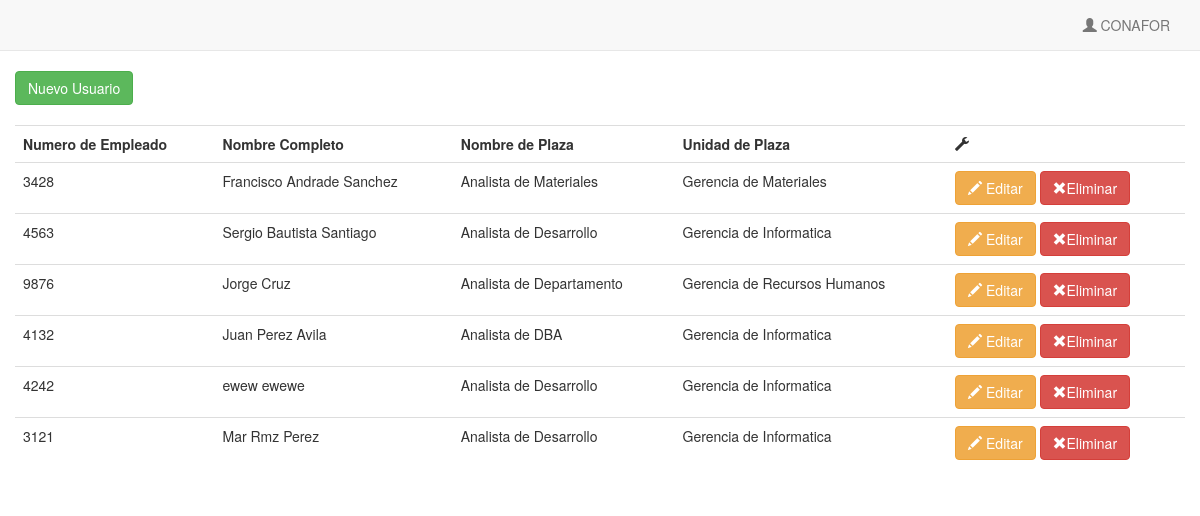
The page /listar.php (signed in) on the database its author committed.
### tables this page shows
CREATE TABLE `empleados` (
  `id` int(11) NOT NULL,
  `numero_empleado` int(11) NOT NULL,
  `nombre` varchar(30) NOT NULL,
  `apellido1` varchar(30) NOT NULL,
  `apellido2` varchar(30) DEFAULT NULL,
  `plaza` int(11) DEFAULT NULL,
  `activo` int(11) DEFAULT NULL
);

CREATE TABLE `plazas` (
  `id` int(11) NOT NULL,
  `nombre_plaza` varchar(100) NOT NULL,
  `unidad_administrativa` varchar(100) NOT NULL,
  `activo` int(11) DEFAULT NULL
);

### listar.php (the view, shortened to what this page needs)
<?php
	if(isset($_SESSION['nombreusu']))
	{
?>
<!DOCTYPE html>
<html lang="en">
<head>
	<link rel="stylesheet" href="css/bootstrap.min.css">
	<link rel="stylesheet" href="css/estilos.css">
</head>
<body>
	<header>
		<nav class="navbar navbar-default navbar-static-top" role="navigation">
			<div class="container">
				<div class="navbar-header">
					<a href="#" class="navbar-brand"> </a>
				</div>
				<div class="collapse navbar-collapse" id="navegacion-fm">
					<ul class="nav navbar-nav navbar-right">
						<?php
							 echo "<li><a href='#'><span class='glyphicon glyphicon-user'></span> ".$_SESSION['nombreusu']."</a></li>";
						?>
				    </ul>
				</div>
			</div>
		</nav>
	</header>
	<div class="container">
		<div class="row">
			<a class="btn btn-success" data-toggle="modal" data-target="#nuevoUsu">Nuevo Usuario</a><br><br>
			<table class='table'>
				<tr>
					<th>Numero de Empleado</th><th>Nombre Completo</th><th>Nombre de Plaza</th><th>Unidad de Plaza</th><th><span class="glyphicon glyphicon-wrench"></span></th>
				</tr>
<?php
			$mysqli = new mysqli("localhost", "root", "", "prueba");
			$consulta= ("SELECT numero_empleado, concat_ws (' ',nombre ,apellido1, apellido2) as nomc,
						plazas.nombre_plaza, plazas.unidad_administrativa FROM empleados
						inner join plazas where plazas.id=empleados.plaza && empleados.activo!=0  	");
			if ($resultado = $mysqli->query($consulta))
			{
				while ($fila = $resultado->fetch_row())
				{
					echo "<tr>";
					echo "<td>$fila[0]</td><td>$fila[1]</td><td>$fila[2]</td><td>$fila[3]</td>";
					echo"<td>";
					echo "<a data-toggle='modal' data-target='#editUsu'
						data-numero_empleado ='" .$fila[0] ."'
						data-nomc='" .$fila[1] ."'
						data-nombre_plaza='" .$fila[2] ."'
						data-unidad_administrativa ='" .$fila[3] ."'
				    	class='btn btn-warning'><span class='glyphicon glyphicon-pencil'></span> Editar</a> ";
					echo "<a class='btn btn-danger' href='elimina.php?id=" .$fila[0] ."'><span class='glyphicon glyphicon-remove'></span>Eliminar</a>";
					echo "</td>";
					echo "</tr>";
				}
			}
?>
</table>
	</div>
	</div>
</body>
</html>
<?php
	}
	else
	{
		?>
		 <META HTTP-EQUIV="Refresh" CONTENT="0; URL=index.php">
		 <?php
	}
?>

### css/estilos.css (style rules this page uses)
header { background: #2C3E50; color: #FFF; }

### rows shown on the page
empleados: numero_empleado "3428", fila "Francisco Andrade Sanchez", plazas.nombre_plaza "Analista de Materiales", plazas.unidad_administrativa "Gerencia de Materiales"
empleados: numero_empleado "4563", fila "Sergio Bautista Santiago", plazas.nombre_plaza "Analista de Desarrollo", plazas.unidad_administrativa "Gerencia de Informatica"
empleados: numero_empleado "9876", fila "Jorge Cruz", plazas.nombre_plaza "Analista de Departamento", plazas.unidad_administrativa "Gerencia de Recursos Humanos"
empleados: numero_empleado "4132", fila "Juan Perez Avila", plazas.nombre_plaza "Analista de DBA", plazas.unidad_administrativa "Gerencia de Informatica"
empleados: numero_empleado "4242", fila "ewew ewewe", plazas.nombre_plaza "Analista de Desarrollo", plazas.unidad_administrativa "Gerencia de Informatica"
empleados: numero_empleado "3121", fila "Mar Rmz Perez", plazas.nombre_plaza "Analista de Desarrollo", plazas.unidad_administrativa "Gerencia de Informatica"

### other values the page prints
$_SESSION['nombreusu'] "CONAFOR"
